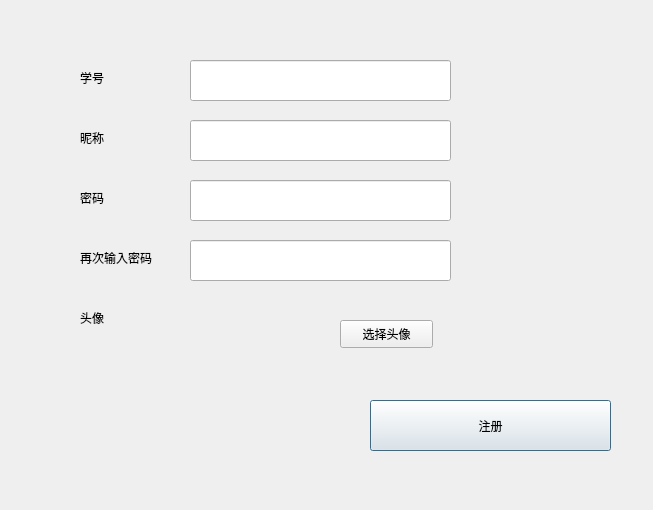
<?xml version="1.0" encoding="UTF-8"?>
<ui version="4.0">
 <class>registerWindow</class>
 <widget class="QDialog" name="registerWindow">
  <property name="geometry">
   <rect>
    <x>0</x>
    <y>0</y>
    <width>653</width>
    <height>510</height>
   </rect>
  </property>
  <property name="windowTitle">
   <string>Dialog</string>
  </property>
  <property name="locale">
   <locale language="English" country="UnitedStates"/>
  </property>
  <widget class="QLineEdit" name="accountInput">
   <property name="geometry">
    <rect>
     <x>190</x>
     <y>60</y>
     <width>261</width>
     <height>41</height>
    </rect>
   </property>
  </widget>
  <widget class="QLineEdit" name="nickInput">
   <property name="geometry">
    <rect>
     <x>190</x>
     <y>120</y>
     <width>261</width>
     <height>41</height>
    </rect>
   </property>
  </widget>
  <widget class="QLineEdit" name="passwordInput">
   <property name="geometry">
    <rect>
     <x>190</x>
     <y>180</y>
     <width>261</width>
     <height>41</height>
    </rect>
   </property>
   <property name="inputMethodHints">
    <set>Qt::ImhHiddenText|Qt::ImhNoAutoUppercase|Qt::ImhNoPredictiveText|Qt::ImhSensitiveData</set>
   </property>
   <property name="echoMode">
    <enum>QLineEdit::Password</enum>
   </property>
   <property name="readOnly">
    <bool>false</bool>
   </property>
  </widget>
  <widget class="QLineEdit" name="rePasswordInput">
   <property name="geometry">
    <rect>
     <x>190</x>
     <y>240</y>
     <width>261</width>
     <height>41</height>
    </rect>
   </property>
   <property name="inputMethodHints">
    <set>Qt::ImhHiddenText|Qt::ImhNoAutoUppercase|Qt::ImhNoPredictiveText|Qt::ImhSensitiveData</set>
   </property>
   <property name="echoMode">
    <enum>QLineEdit::Password</enum>
   </property>
   <property name="readOnly">
    <bool>false</bool>
   </property>
  </widget>
  <widget class="QLabel" name="label">
   <property name="geometry">
    <rect>
     <x>80</x>
     <y>70</y>
     <width>72</width>
     <height>15</height>
    </rect>
   </property>
   <property name="text">
    <string>学号</string>
   </property>
  </widget>
  <widget class="QLabel" name="label_2">
   <property name="geometry">
    <rect>
     <x>80</x>
     <y>130</y>
     <width>72</width>
     <height>15</height>
    </rect>
   </property>
   <property name="text">
    <string>昵称</string>
   </property>
  </widget>
  <widget class="QLabel" name="label_3">
   <property name="geometry">
    <rect>
     <x>80</x>
     <y>190</y>
     <width>72</width>
     <height>15</height>
    </rect>
   </property>
   <property name="text">
    <string>密码</string>
   </property>
  </widget>
  <widget class="QLabel" name="label_4">
   <property name="geometry">
    <rect>
     <x>80</x>
     <y>250</y>
     <width>101</width>
     <height>16</height>
    </rect>
   </property>
   <property name="text">
    <string>再次输入密码</string>
   </property>
  </widget>
  <widget class="QPushButton" name="registerBut">
   <property name="geometry">
    <rect>
     <x>370</x>
     <y>400</y>
     <width>241</width>
     <height>51</height>
    </rect>
   </property>
   <property name="text">
    <string>注册</string>
   </property>
  </widget>
  <widget class="QLabel" name="showInfo">
   <property name="geometry">
    <rect>
     <x>90</x>
     <y>400</y>
     <width>211</width>
     <height>31</height>
    </rect>
   </property>
   <property name="text">
    <string/>
   </property>
  </widget>
  <widget class="QLabel" name="label_5">
   <property name="geometry">
    <rect>
     <x>80</x>
     <y>310</y>
     <width>72</width>
     <height>15</height>
    </rect>
   </property>
   <property name="text">
    <string>头像</string>
   </property>
  </widget>
  <widget class="QPushButton" name="selectAvatar">
   <property name="geometry">
    <rect>
     <x>340</x>
     <y>320</y>
     <width>93</width>
     <height>28</height>
    </rect>
   </property>
   <property name="text">
    <string>选择头像</string>
   </property>
  </widget>
  <widget class="QLabel" name="avatar">
   <property name="geometry">
    <rect>
     <x>230</x>
     <y>300</y>
     <width>61</width>
     <height>61</height>
    </rect>
   </property>
   <property name="text">
    <string/>
   </property>
  </widget>
 </widget>
 <resources/>
 <connections/>
</ui>
